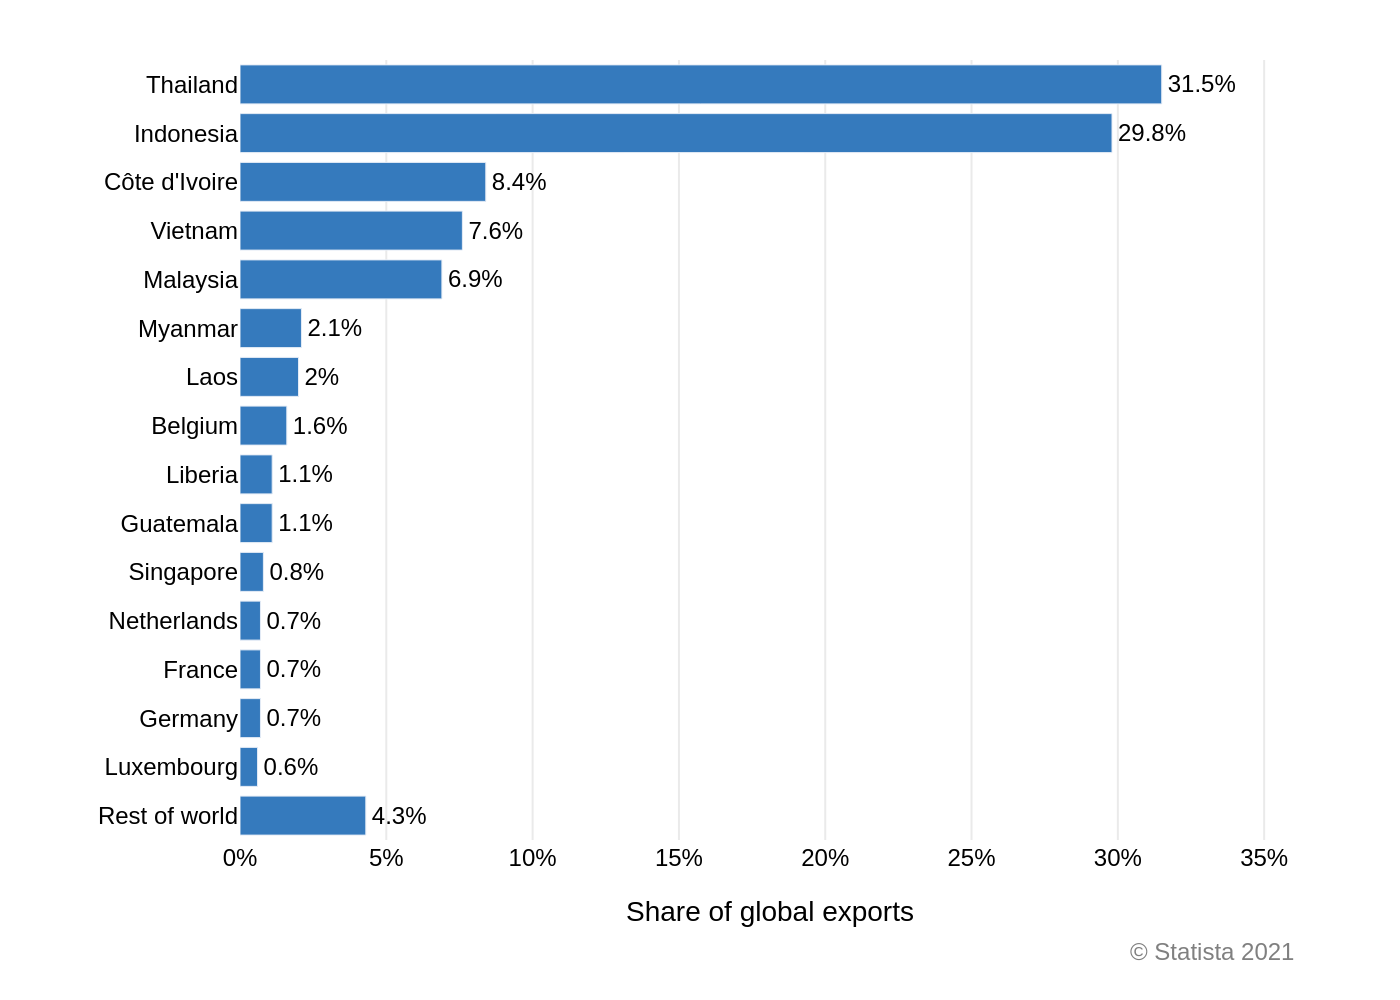

Write the Python code that produced this figure.
import sys
import json
import plotly.graph_objects as go

if len(sys.argv) != 2:
    print("Usage: python <script.py> <json_file_path>")
    sys.exit(1)

json_file_path = sys.argv[1]
output_image_path = json_file_path.rsplit('.', 1)[0] + '.png'

try:
    with open(json_file_path, 'r', encoding='utf-8') as f:
        chart_info = json.load(f)
except FileNotFoundError:
    print(f"Error: JSON file not found at {json_file_path}")
    sys.exit(1)
except json.JSONDecodeError:
    print(f"Error: Could not decode JSON from {json_file_path}")
    sys.exit(1)

data = chart_info['chart_data']
texts = chart_info['texts']
colors = chart_info['colors']

categories = [item['category'] for item in data][::-1]
values = [item['value'] for item in data][::-1]

text_labels = []
for v in values:
    if v == int(v):
        text_labels.append(f'{int(v)}%')
    else:
        text_labels.append(f'{v}%')

fig = go.Figure()

fig.add_trace(go.Bar(
    y=categories,
    x=values,
    orientation='h',
    marker=dict(color=colors[0]),
    text=text_labels,
    textposition='outside',
    textfont=dict(
        family="Arial",
        size=12,
        color='black'
    ),
    cliponaxis=False
))

fig.update_layout(
    height=650,
    plot_bgcolor='white',
    font=dict(
        family="Arial",
        size=12,
        color="black"
    ),
    xaxis=dict(
        title=texts['x_axis_label'],
        showgrid=True,
        gridcolor='#EAEAEA',
        gridwidth=1,
        zeroline=False,
        showline=False,
        ticksuffix='%',
        range=[0, max(values) * 1.15]
    ),
    yaxis=dict(
        showgrid=False,
        zeroline=False,
        showline=False
    ),
    margin=dict(l=120, r=50, t=30, b=80),
    annotations=[
        dict(
            text=texts['source'],
            showarrow=False,
            xref='paper',
            yref='paper',
            x=1.0,
            y=-0.12,
            xanchor='right',
            yanchor='top',
            align='right',
            font=dict(
                size=12,
                color='grey'
            )
        )
    ]
)

try:
    fig.write_image(output_image_path, scale=2)
    print(f"Chart saved to {output_image_path}")
except Exception as e:
    print(f"Error writing image file: {e}")
    sys.exit(1)
